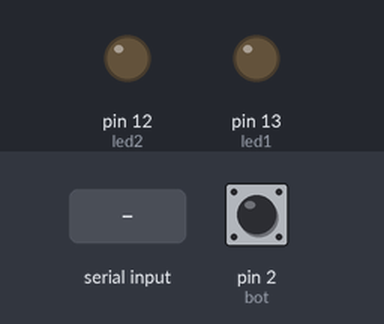
Simulated run of this sketch. Board: Arduino Uno, built with avr-gcc and run on an emulated ATmega328P. Shown: output pins drawn as LEDs (lit = HIGH). The test bench sets the inputs (shaded band); at power-on: pin 2 (bot) LOW. What the sketch prints to the serial monitor is not drawn.

Above: at 1.2 s.
1.3 s: "E" received over Serial
At 1.9 s:
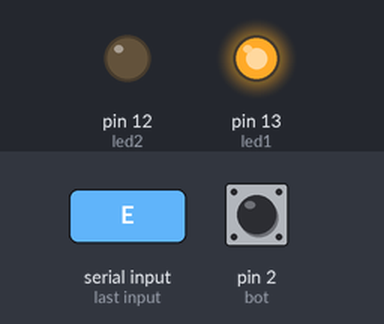
2.9 s: "D" received over Serial
At 4.3 s:
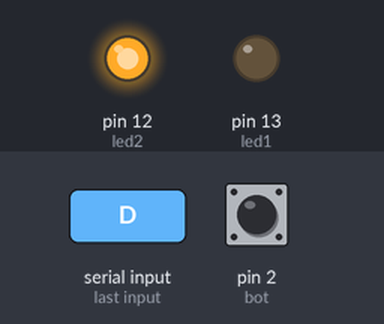
6.0 s: "Z" received over Serial
At 6.7 s:
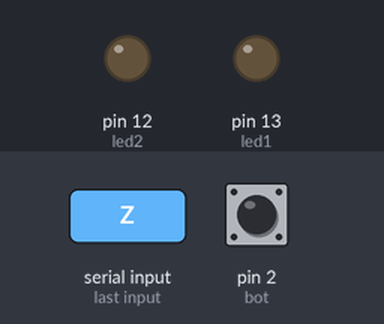
Timing chart, 0 to 8.5 s (numbered marks = the images above; inputs shaded):
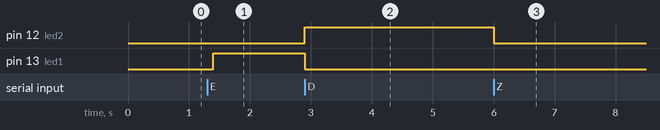

Measured:
- after the input at 1.3 s, pin 13 (led1): LOW → HIGH after 0.10 s
- after the input at 2.9 s, pin 12 (led2): LOW → HIGH at once; pin 13 (led1): HIGH → LOW at once
- after the input at 6.0 s, pin 12 (led2): HIGH → LOW at once

The sketch:

comandos_ocv.ino
```cpp
#define led1 13
#define led2 12
#define bot 2
char leitura;

void setup() {
  Serial.begin(9600);
  pinMode(led1, OUTPUT);
  pinMode(led2, OUTPUT);
  pinMode(bot, INPUT);
}

void loop() {
  if (digitalRead(bot) == HIGH) {
    Serial.println("X");
    while (digitalRead(bot) == HIGH) {
    }
  }
  else{
    Serial.println(".");
    delay(100);
  }
  if (Serial.available() > 0) {
    leitura = Serial.read();
    if (leitura == 'E') {
      digitalWrite(led1, HIGH);
      digitalWrite(led2, LOW);
    }
    else if (leitura == 'D') {
      digitalWrite(led1, LOW);
      digitalWrite(led2, HIGH);
    }
    else if (leitura == 'Z') {
      digitalWrite(led1, LOW);
      digitalWrite(led2, LOW);
    }
    else Serial.end(); // Fim da conexão
  }
}
```
